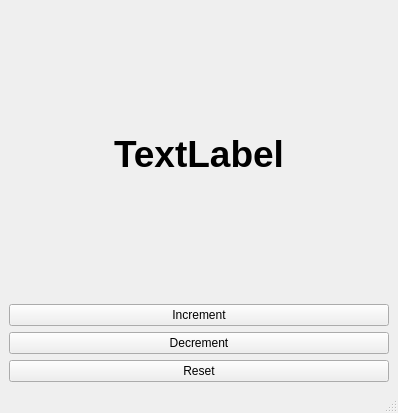
<?xml version="1.0" encoding="UTF-8"?>
<ui version="4.0">
 <class>MainWindow</class>
 <widget class="QMainWindow" name="MainWindow">
  <property name="geometry">
   <rect>
    <x>0</x>
    <y>0</y>
    <width>398</width>
    <height>413</height>
   </rect>
  </property>
  <property name="acceptDrops">
   <bool>false</bool>
  </property>
  <property name="windowTitle">
   <string>Counter</string>
  </property>
  <widget class="QWidget" name="centralwidget">
   <layout class="QVBoxLayout" name="verticalLayout">
    <item>
     <widget class="QLabel" name="label">
      <property name="font">
       <font>
        <pointsize>28</pointsize>
        <weight>75</weight>
        <bold>true</bold>
       </font>
      </property>
      <property name="text">
       <string>TextLabel</string>
      </property>
      <property name="alignment">
       <set>Qt::AlignCenter</set>
      </property>
     </widget>
    </item>
    <item>
     <widget class="QPushButton" name="btn_inc">
      <property name="text">
       <string>Increment</string>
      </property>
      <property name="icon">
       <iconset resource="resources.qrc">
        <normaloff>:/icons/plus.png</normaloff>:/icons/plus.png</iconset>
      </property>
     </widget>
    </item>
    <item>
     <widget class="QPushButton" name="btn_dec">
      <property name="text">
       <string>Decrement</string>
      </property>
      <property name="icon">
       <iconset resource="resources.qrc">
        <normaloff>:/icons/minus.png</normaloff>:/icons/minus.png</iconset>
      </property>
     </widget>
    </item>
    <item>
     <widget class="QPushButton" name="btn_reset">
      <property name="text">
       <string>Reset</string>
      </property>
      <property name="icon">
       <iconset resource="resources.qrc">
        <normaloff>:/icons/arrow-return-180-left</normaloff>:/icons/arrow-return-180-left</iconset>
      </property>
     </widget>
    </item>
   </layout>
  </widget>
  <widget class="QMenuBar" name="menubar">
   <property name="geometry">
    <rect>
     <x>0</x>
     <y>0</y>
     <width>398</width>
     <height>26</height>
    </rect>
   </property>
  </widget>
  <widget class="QStatusBar" name="statusbar"/>
 </widget>
 <resources>
  <include location="resources.qrc"/>
 </resources>
 <connections/>
</ui>
